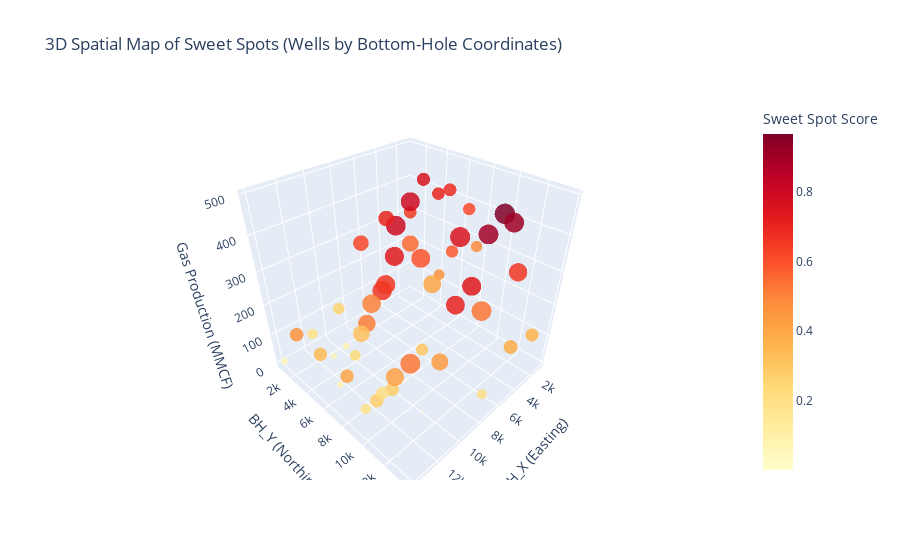

Write notebook code for a chart like this one.
### Code cell
# 3D scatter plot
fig = px.scatter_3d(
    df,
    x="bh_x",
    y="bh_y",
    z="gas_prod_mmcf",
    color="sweetspot_score",
    size="oil_prod_mstb",
    hover_data=["Facies", "perm_x", "perm_y", "oil_prod_mstb", "gas_prod_mmcf", "sweetspot_score"],
    title="3D Spatial Map of Sweet Spots (Wells by Bottom-Hole Coordinates)",
    color_continuous_scale="YlOrRd"
)

fig.update_traces(marker=dict(opacity=0.85, line=dict(width=0)))
fig.update_layout(scene=dict(
    xaxis_title="BH_X (Easting)",
    yaxis_title="BH_Y (Northing)",
    zaxis_title="Gas Production (MMCF)"
), coloraxis_colorbar=dict(title="Sweet Spot Score"))

fig.show()
